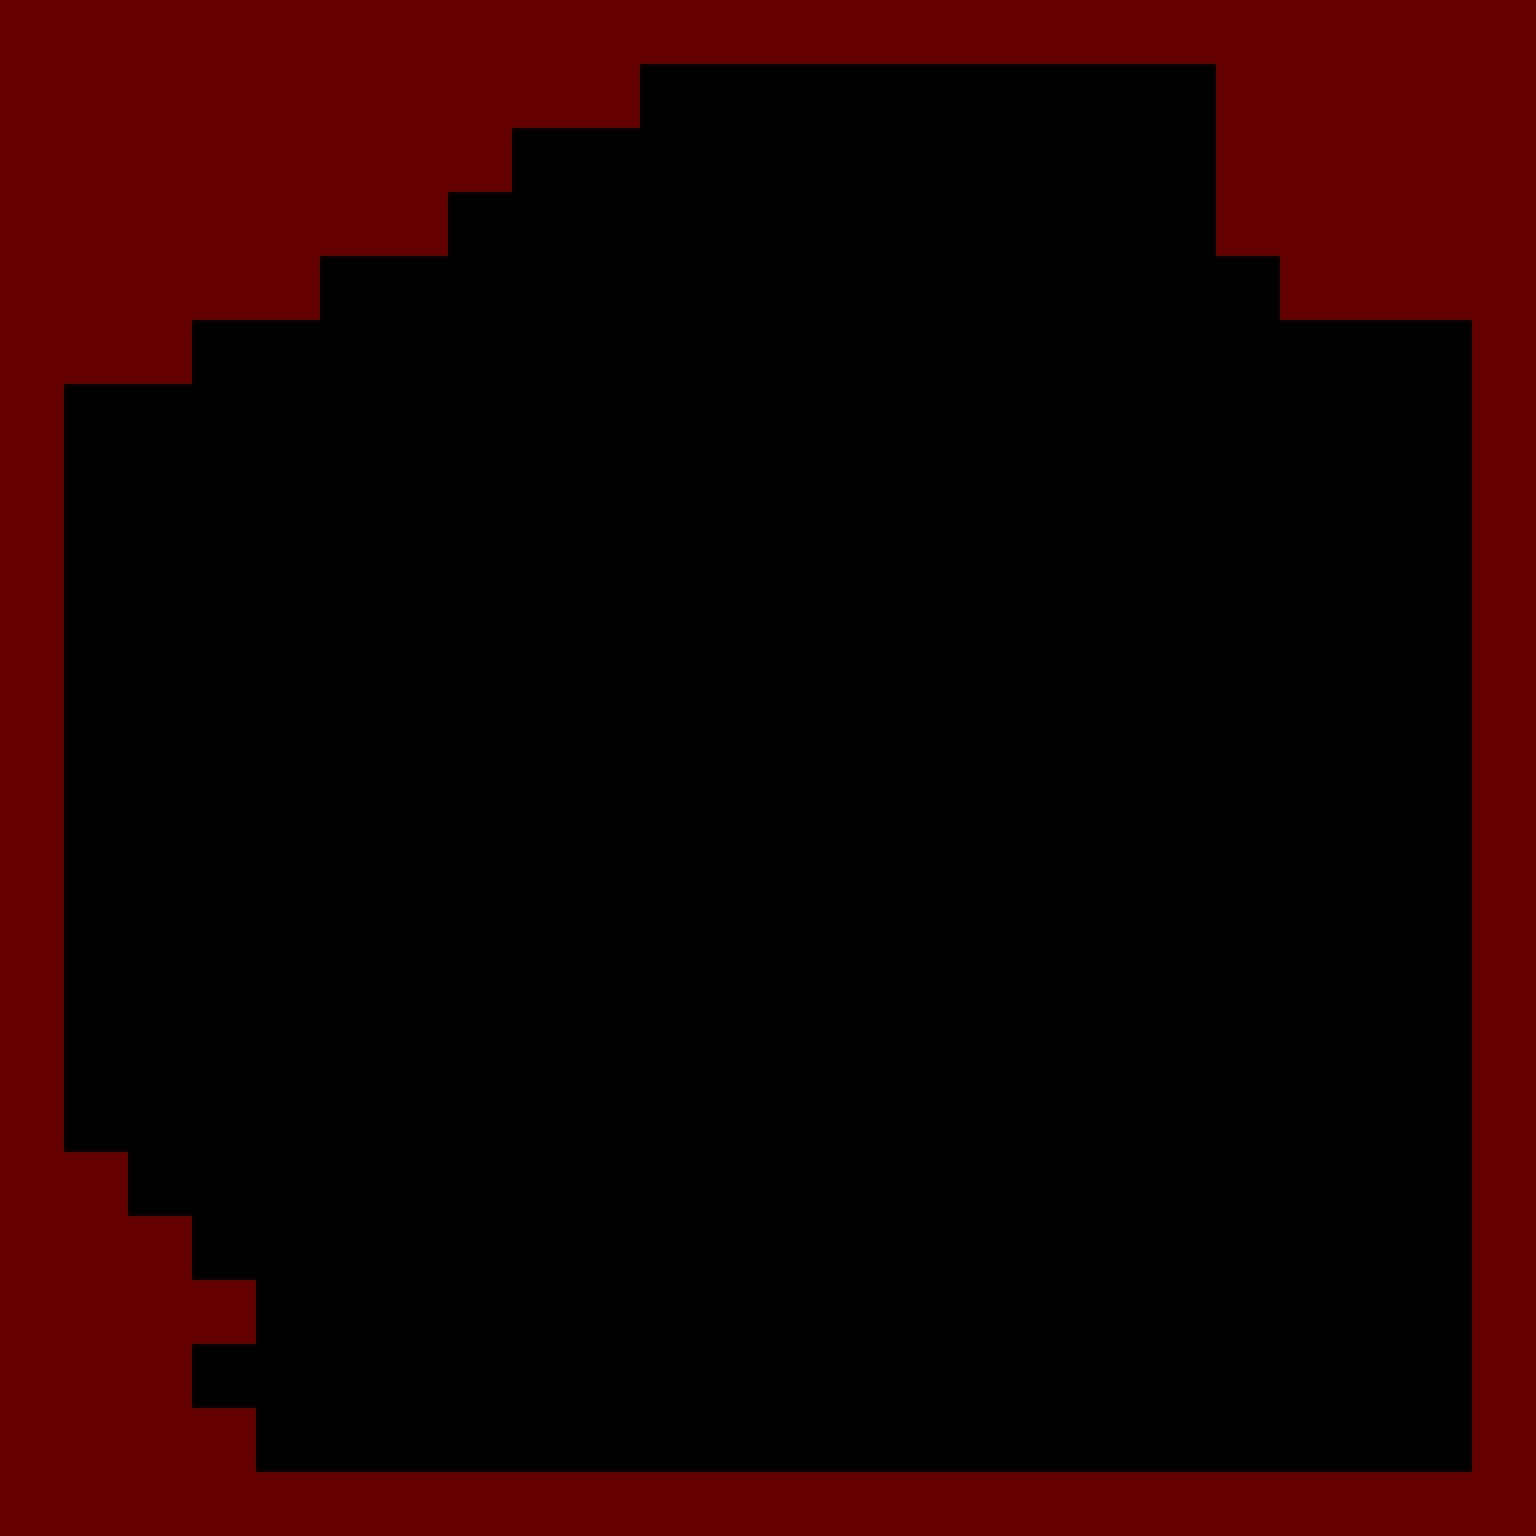

Below is a game level as drawn by its tile map, then a one-line description and the .tmx file that defines it, in full:
An orthogonal 24x24 tile map with 64x64 px tiles, 1 tile layer (碰撞（红色）), 2 tilesets.

<map version="1.0" tiledversion="1.1.6" orientation="orthogonal" renderorder="left-up" width="24" height="24" tilewidth="64" tileheight="64" infinite="0" nextobjectid="1"><tileset firstgid="1" name="tile_res" tilewidth="64" tileheight="64" tilecount="2" columns="2"><image source="../misc/tile_res.png" width="128" height="64" /></tileset><tileset firstgid="3" name="tile_res" tilewidth="64" tileheight="64" tilecount="2" columns="2"><image source="../misc/tile_res.png" width="128" height="64" /></tileset><imagelayer name="背景"><image source="mdata.jpg" width="1536" height="1536" /></imagelayer><layer name="碰撞（红色）" width="24" height="24"><data encoding="csv">1,1,1,1,1,1,1,1,1,1,1,1,1,1,1,1,1,1,1,1,1,1,1,1,1,1,1,1,1,1,1,1,1,1,0,0,0,0,0,0,0,0,0,1,1,1,1,1,1,1,1,1,1,1,1,1,0,0,0,0,0,0,0,0,0,0,0,1,1,1,1,1,1,1,1,1,1,1,1,0,0,0,0,0,0,0,0,0,0,0,0,1,1,1,1,1,1,1,1,1,1,0,0,0,0,0,0,0,0,0,0,0,0,0,0,0,1,1,1,1,1,1,1,0,0,0,0,0,0,0,0,0,0,0,0,0,0,0,0,0,0,0,0,1,1,0,0,0,0,0,0,0,0,0,0,0,0,0,0,0,0,0,0,0,0,0,0,1,1,0,0,0,0,0,0,0,0,0,0,0,0,0,0,0,0,0,0,0,0,0,0,1,1,0,0,0,0,0,0,0,0,0,0,0,0,0,0,0,0,0,0,0,0,0,0,1,1,0,0,0,0,0,0,0,0,0,0,0,0,0,0,0,0,0,0,0,0,0,0,1,1,0,0,0,0,0,0,0,0,0,0,0,0,0,0,0,0,0,0,0,0,0,0,1,1,0,0,0,0,0,0,0,0,0,0,0,0,0,0,0,0,0,0,0,0,0,0,1,1,0,0,0,0,0,0,0,0,0,0,0,0,0,0,0,0,0,0,0,0,0,0,1,1,0,0,0,0,0,0,0,0,0,0,0,0,0,0,0,0,0,0,0,0,0,0,1,1,0,0,0,0,0,0,0,0,0,0,0,0,0,0,0,0,0,0,0,0,0,0,1,1,0,0,0,0,0,0,0,0,0,0,0,0,0,0,0,0,0,0,0,0,0,0,1,1,0,0,0,0,0,0,0,0,0,0,0,0,0,0,0,0,0,0,0,0,0,0,1,1,0,0,0,0,0,0,0,0,0,0,0,0,0,0,0,0,0,0,0,0,0,0,1,1,1,0,0,0,0,0,0,0,0,0,0,0,0,0,0,0,0,0,0,0,0,0,1,1,1,1,0,0,0,0,0,0,0,0,0,0,0,0,0,0,0,0,0,0,0,0,1,1,1,1,1,0,0,0,0,0,0,0,0,0,0,0,0,0,0,0,0,0,0,0,1,1,1,1,0,0,0,0,0,0,0,0,0,0,0,0,0,0,0,0,0,0,0,0,1,1,1,1,1,0,0,0,0,0,0,0,0,0,0,0,0,0,0,0,0,0,0,0,1,1,1,1,1,1,1,1,1,1,1,1,1,1,1,1,1,1,1,1,1,1,1,1,1</data></layer></map>
